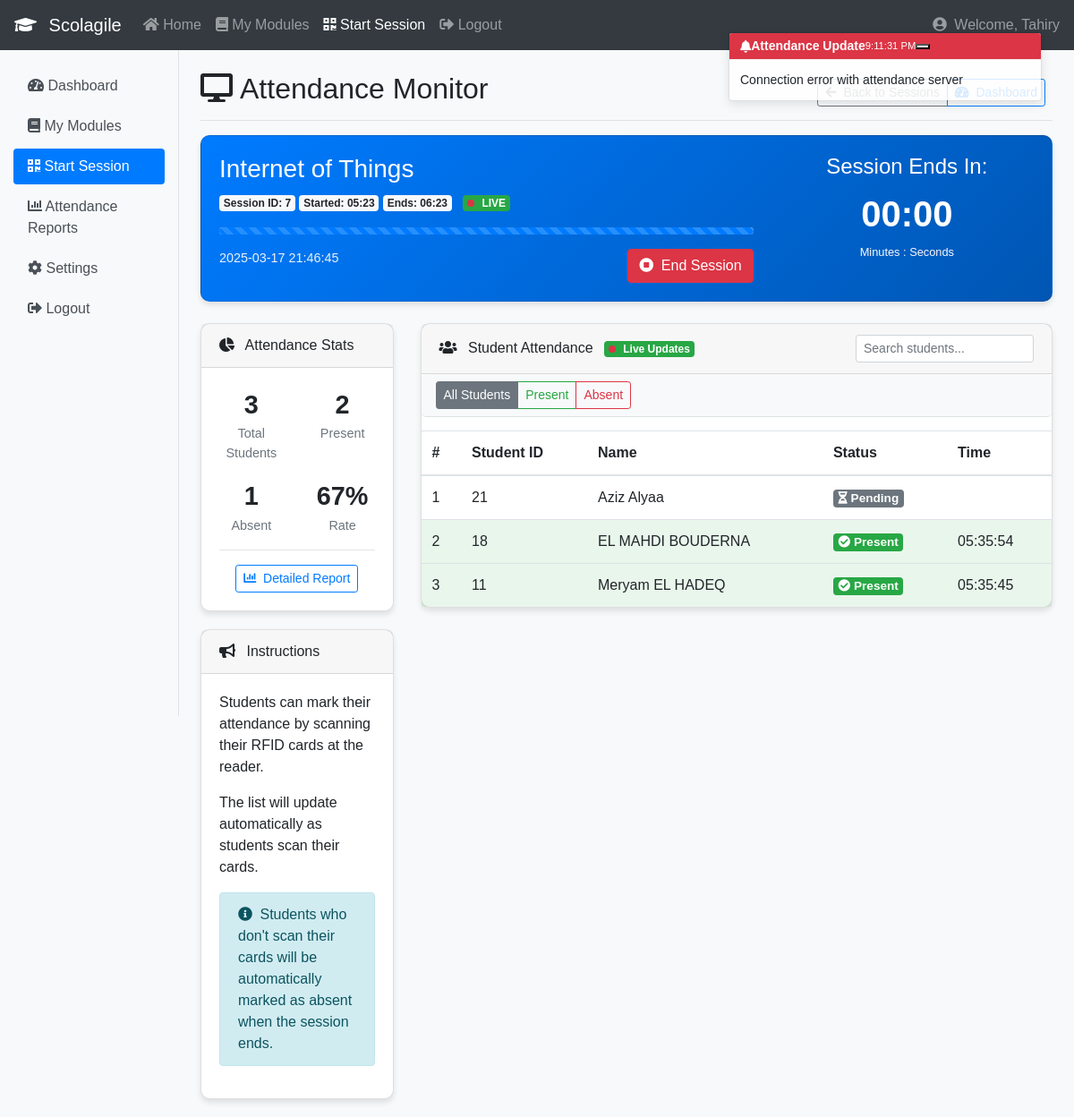
Screenshot of /professor_monitor_session.php?session_id=7 (signed in) with the database file from the repository.
### tables this page shows
CREATE TABLE `teacher_scans` (
  `id` int(11) NOT NULL AUTO_INCREMENT,
  `professor_id` int(11) NOT NULL,
  `module_id` int(11) NOT NULL,
  `scan_time` datetime NOT NULL,
  `status` enum('started','absent') NOT NULL DEFAULT 'started',
  PRIMARY KEY (`id`),
  KEY `professor_id` (`professor_id`),
  KEY `module_id` (`module_id`),
  CONSTRAINT `teacher_scans_ibfk_1` FOREIGN KEY (`professor_id`) REFERENCES `users` (`id`) ON DELETE CASCADE,
  CONSTRAINT `teacher_scans_ibfk_2` FOREIGN KEY (`module_id`) REFERENCES `modules` (`id`) ON DELETE CASCADE
);

CREATE TABLE `modules` (
  `id` int(11) NOT NULL AUTO_INCREMENT,
  `name` varchar(100) NOT NULL,
  `semester` varchar(10) DEFAULT NULL,
  `code` varchar(50) DEFAULT NULL,
  `description` text DEFAULT NULL,
  PRIMARY KEY (`id`)
);

CREATE TABLE `users` (
  `id` int(11) NOT NULL AUTO_INCREMENT,
  `name` varchar(100) NOT NULL,
  `rfid_tag` varchar(50) NOT NULL,
  `role` enum('student','professor','admin') NOT NULL,
  `email` varchar(100) NOT NULL,
  `password` varchar(255) NOT NULL,
  `last_login` datetime DEFAULT NULL,
  `field` varchar(100) DEFAULT NULL,
  `active` tinyint(1) NOT NULL DEFAULT 1,
  `created_at` timestamp NOT NULL DEFAULT current_timestamp(),
  PRIMARY KEY (`id`),
  UNIQUE KEY `rfid_tag` (`rfid_tag`),
  UNIQUE KEY `email` (`email`)
);

CREATE TABLE `attendance` (
  `id` int(11) NOT NULL AUTO_INCREMENT,
  `student_id` int(11) NOT NULL,
  `module_id` int(11) NOT NULL,
  `scan_time` datetime NOT NULL,
  `teacher_scan_id` int(11) DEFAULT NULL,
  `status` enum('present','absent','late') NOT NULL DEFAULT 'present',
  PRIMARY KEY (`id`),
  KEY `student_id` (`student_id`),
  KEY `module_id` (`module_id`),
  KEY `teacher_scan_id` (`teacher_scan_id`),
  CONSTRAINT `attendance_ibfk_1` FOREIGN KEY (`student_id`) REFERENCES `users` (`id`) ON DELETE CASCADE,
  CONSTRAINT `attendance_ibfk_2` FOREIGN KEY (`module_id`) REFERENCES `modules` (`id`) ON DELETE CASCADE,
  CONSTRAINT `attendance_ibfk_3` FOREIGN KEY (`teacher_scan_id`) REFERENCES `teacher_scans` (`id`) ON DELETE CASCADE
);

### professor_monitor_session.php (the view, shortened to what the rows shown need)
<?php
require_once "config.php";
$professor_id = $_SESSION["id"];
$session_id = intval($_GET["session_id"]);
$session_info = null;
$students_enrolled = [];
$students_present = [];
$sql_session = "SELECT ts.*, m.name AS module_name, m.code AS module_code
               FROM teacher_scans ts
               JOIN modules m ON ts.module_id = m.id
               WHERE ts.id = ? AND ts.professor_id = ?";
if ($stmt = $link->prepare($sql_session)) {
    $stmt->bind_param("ii", $session_id, $professor_id);
    if ($stmt->execute()) {
        $result = $stmt->get_result();
        if ($row = $result->fetch_assoc()) {
            $session_info = $row;
            if (!isset($session_info['end_time'])) {
                $session_info['end_time'] = date('Y-m-d H:i:s', strtotime($session_info['scan_time'] . ' +1 hour'));
            }
            $end_time = strtotime($session_info['end_time']);
            $current_time = time();
            $remaining_seconds = max(0, $end_time - $current_time);
            $remaining_minutes = floor($remaining_seconds / 60);
            $remaining_seconds_display = $remaining_seconds % 60;
            $start_time = strtotime($session_info['scan_time']);
            $total_duration = $end_time - $start_time;
            $elapsed = $current_time - $start_time;
            $progress = min(100, ($elapsed / $total_duration) * 100);
            $session_info['remaining_minutes'] = $remaining_minutes;
            $session_info['remaining_seconds'] = $remaining_seconds_display;
            $session_info['progress'] = $progress;
            $session_info['is_ended'] = ($session_info['status'] == 'ended');
        } else {
            header("location: professor_start_session.php");
            exit;
        }
    }
}
$sql_students = "SELECT u.id, u.name, u.email
                FROM student_module sm
                JOIN users u ON sm.student_id = u.id
                WHERE sm.module_id = ?
                ORDER BY u.name ASC";
if ($stmt = $link->prepare($sql_students)) {
    $stmt->bind_param("i", $session_info['module_id']);
    if ($stmt->execute()) {
        $result = $stmt->get_result();
        $students_enrolled = $result->fetch_all(MYSQLI_ASSOC);
    }
}
$sql_present = "SELECT a.student_id, a.scan_time, a.status, u.name
               FROM attendance a
               JOIN users u ON a.student_id = u.id
               WHERE a.teacher_scan_id = ?
               ORDER BY a.scan_time ASC";
$present_ids = [];
if ($stmt = $link->prepare($sql_present)) {
    $stmt->bind_param("i", $session_id);
    if ($stmt->execute()) {
        $result = $stmt->get_result();
        $students_present = $result->fetch_all(MYSQLI_ASSOC);
        foreach ($students_present as $student) {
            $present_ids[$student['student_id']] = $student['status'];
        }
    }
}
?>
<!DOCTYPE html>
<html lang="en">
<head>
    <link href="https://maxcdn.bootstrapcdn.com/bootstrap/4.5.2/css/bootstrap.min.css" rel="stylesheet">
    <link href="https://cdnjs.cloudflare.com/ajax/libs/font-awesome/5.15.3/css/all.min.css" rel="stylesheet">
</head>
<body>
    <div class="container-fluid">
        <div class="row">
            <main role="main" class="col-md-10 ml-sm-auto col-lg-10 px-4 mt-4">
                <div class="d-flex justify-content-between flex-wrap flex-md-nowrap align-items-center pb-2 mb-3 border-bottom">
                    <h1 class="h2"><i class="fas fa-desktop mr-2"></i>Attendance Monitor</h1>
                </div>
                <div class="card <?php echo $session_info['is_ended'] ? 'card-session-ended' : 'session-info-card'; ?> mb-4">
                    <div class="card-body">
                        <div class="row">
                            <div class="col-md-8">
                                <h3><?php echo htmlspecialchars($session_info['module_name']); ?>
                                </h3>
                                <p>
                                    <span class="badge badge-light">Session ID: <?php echo $session_id; ?></span>
                                    <span class="badge badge-light">Started: <?php echo date('H:i', strtotime($session_info['scan_time'])); ?></span>
                                    <?php if (!$session_info['is_ended']): ?>
                                        <span class="badge badge-light">Ends: <?php echo date('H:i', strtotime($session_info['end_time'])); ?></span>
                                        <span class="badge badge-success ml-2">
                                            <span class="live-indicator"></span> LIVE
                                        </span>
                                    <?php else: ?>
                                        <span class="badge badge-light">Ended: <?php echo date('H:i', strtotime($session_info['end_time'])); ?></span>
                                        <span class="badge badge-secondary ml-2">ENDED</span>
                                    <?php endif; ?>
                                </p>
                                <?php if (!$session_info['is_ended']): ?>
                                    <div class="progress session-progress">
                                        <div class="progress-bar progress-bar-striped progress-bar-animated" role="progressbar"
                                             style="width: <?php echo $session_info['progress']; ?>%" aria-valuenow="<?php echo $session_info['progress']; ?>"
                                             aria-valuemin="0" aria-valuemax="100"></div>
                                    </div>
                                <?php endif; ?>
                                <div class="row mt-3">
                                    <div class="col-md-6">
                                    </div>
                                    <div class="col-md-6 text-md-right">
                                    </div>
                                </div>
                            </div>
                        </div>
                    </div>
                </div>
                <div class="row">
                    <div class="col-md-9">
                        <div class="card">
                            <div class="card-body p-0">
                                <div class="student-list-container">
                                    <table class="table table-hover mb-0">
                                        <thead>
                                            <tr>
                                                <th>#</th>
                                                <th>Student ID</th>
                                                <th>Name</th>
                                                <th>Status</th>
                                                <th>Time</th>
                                            </tr>
                                        </thead>
                                        <tbody id="studentListBody">
                                            <?php $count = 1; ?>
                                            <?php foreach ($students_enrolled as $student): ?>
                                                <?php
                                                    $status = isset($present_ids[$student['id']]) ? $present_ids[$student['id']] : 'absent';
                                                    $rowClass = $status === 'present' ? 'student-present' : ($session_info['is_ended'] ? 'student-absent' : '');
                                                    $scan_time = '';
                                                    foreach ($students_present as $present) {
                                                        if ($present['student_id'] == $student['id']) {
                                                            $scan_time = date('H:i:s', strtotime($present['scan_time']));
                                                            break;
                                                        }
                                                    }
                                                ?>
                                                <tr class="<?php echo $rowClass; ?>" data-status="<?php echo $status; ?>" data-student-id="<?php echo $student['id']; ?>">
                                                    <td><?php echo $count++; ?></td>
                                                    <td><?php echo htmlspecialchars($student['id']); ?></td>
                                                    <td><?php echo htmlspecialchars($student['name']); ?></td>
                                                    <td>
                                                        <?php if ($status === 'present'): ?>
                                                            <span class="badge badge-success status-badge"><i class="fas fa-check-circle mr-1"></i>Present</span>
                                                        <?php elseif ($status === 'late'): ?>
                                                            <span class="badge badge-warning status-badge"><i class="fas fa-clock mr-1"></i>Late</span>
                                                        <?php else: ?>
                                                            <?php if ($session_info['is_ended']): ?>
                                                                <span class="badge badge-danger status-badge"><i class="fas fa-times-circle mr-1"></i>Absent</span>
                                                            <?php else: ?>
                                                                <span class="badge badge-secondary status-badge"><i class="fas fa-hourglass-half mr-1"></i>Pending</span>
                                                            <?php endif; ?>
                                                        <?php endif; ?>
                                                    </td>
                                                    <td><?php echo $scan_time; ?></td>
                                                </tr>
                                            <?php endforeach; ?>
                                        </tbody>
                                    </table>
                                </div>
                            </div>
                        </div>
                    </div>
                </div>
            </main>
        </div>
    </div>
</body>
</html>

### rows the page displays
teacher_scans: module.name "Internet of Things", scan_time "05:23"
users: id "21", name "Aziz Alyaa", shows "Pending"
users: id "18", name "EL MAHDI BOUDERNA", shows "Present"
attendance: scan_time "05:35:54"
users: id "11", name "Meryam EL HADEQ", shows "Present"
attendance: scan_time "05:35:45"

### other values shown
$professor_name "Tahiry"
$session_id "7"
date('H:i', strtotime($session_info['end_time'])) "06:23"
$currentDateTime "2025-03-17 21:46:45"
$session_info['remaining_minutes'] "00"
$session_info['remaining_seconds'] "00"
$total_students "3"
$present_count "2"
$absent_count "1"
$attendance_rate "67"
